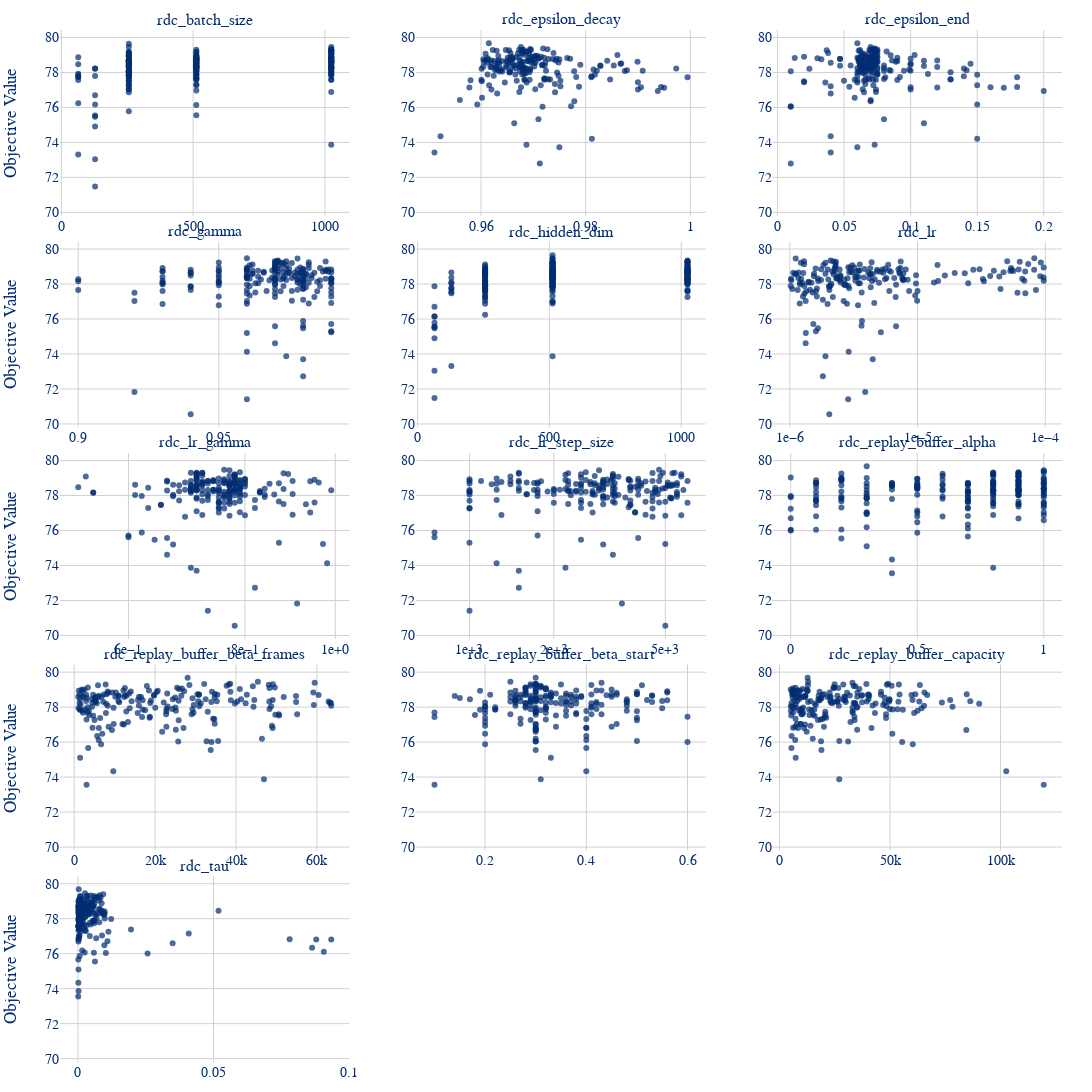

Here is the notebook cell this chart was saved with:
### Code cell
rdc_fig_slice_full = create_grid_slice_plot(
    study=rdc_aggregated_study,
    top_params=rdc_full_params,
    vertical_spacing=0.025
)
rdc_fig_slice_full.show()

### Figure 1 — Plotly figure (JSON) as saved in the notebook; plotly's stock layout.template omitted (floating-point values rounded to 4 significant figures; data arrays with more than 128 entries replaced by an {"elided": "..."} marker saying what was removed)
{"data": [{"marker": {"color": "#002D72", "opacity": 0.7}, "mode": "markers", "type": "scatter", "x": {"elided": "500 float values"}, "xaxis": "x", "y": {"elided": "500 float values"}, "yaxis": "y"}, {"marker": {"color": "#002D72", "opacity": 0.7}, "mode": "markers", "type": "scatter", "x": {"elided": "500 float values"}, "xaxis": "x2", "y": {"elided": "500 float values"}, "yaxis": "y2"}, {"marker": {"color": "#002D72", "opacity": 0.7}, "mode": "markers", "type": "scatter", "x": {"elided": "500 float values"}, "xaxis": "x3", "y": {"elided": "500 float values"}, "yaxis": "y3"}, {"marker": {"color": "#002D72", "opacity": 0.7}, "mode": "markers", "type": "scatter", "x": {"elided": "500 float values"}, "xaxis": "x4", "y": {"elided": "500 float values"}, "yaxis": "y4"}, {"marker": {"color": "#002D72", "opacity": 0.7}, "mode": "markers", "type": "scatter", "x": {"elided": "500 float values"}, "xaxis": "x5", "y": {"elided": "500 float values"}, "yaxis": "y5"}, {"marker": {"color": "#002D72", "opacity": 0.7}, "mode": "markers", "type": "scatter", "x": {"elided": "500 float values"}, "xaxis": "x6", "y": {"elided": "500 float values"}, "yaxis": "y6"}, {"marker": {"color": "#002D72", "opacity": 0.7}, "mode": "markers", "type": "scatter", "x": {"elided": "500 float values"}, "xaxis": "x7", "y": {"elided": "500 float values"}, "yaxis": "y7"}, {"marker": {"color": "#002D72", "opacity": 0.7}, "mode": "markers", "type": "scatter", "x": {"elided": "500 float values"}, "xaxis": "x8", "y": {"elided": "500 float values"}, "yaxis": "y8"}, {"marker": {"color": "#002D72", "opacity": 0.7}, "mode": "markers", "type": "scatter", "x": {"elided": "500 float values"}, "xaxis": "x9", "y": {"elided": "500 float values"}, "yaxis": "y9"}, {"marker": {"color": "#002D72", "opacity": 0.7}, "mode": "markers", "type": "scatter", "x": {"elided": "500 float values"}, "xaxis": "x10", "y": {"elided": "500 float values"}, "yaxis": "y10"}, {"marker": {"color": "#002D72", "opacity": 0.7}, "mode": "markers", "type": "scatter", "x": {"elided": "500 float values"}, "xaxis": "x11", "y": {"elided": "500 float values"}, "yaxis": "y11"}, {"marker": {"color": "#002D72", "opacity": 0.7}, "mode": "markers", "type": "scatter", "x": {"elided": "500 float values"}, "xaxis": "x12", "y": {"elided": "500 float values"}, "yaxis": "y12"}, {"marker": {"color": "#002D72", "opacity": 0.7}, "mode": "markers", "type": "scatter", "x": {"elided": "500 float values"}, "xaxis": "x13", "y": {"elided": "500 float values"}, "yaxis": "y13"}], "layout": {"annotations": [{"font": {"size": 16}, "showarrow": false, "text": "rdc_batch_size", "x": 0.1444, "xanchor": "center", "xref": "paper", "y": 1, "yanchor": "bottom", "yref": "paper"}, {"font": {"size": 16}, "showarrow": false, "text": "rdc_epsilon_decay", "x": 0.5, "xanchor": "center", "xref": "paper", "y": 1, "yanchor": "bottom", "yref": "paper"}, {"font": {"size": 16}, "showarrow": false, "text": "rdc_epsilon_end", "x": 0.8556, "xanchor": "center", "xref": "paper", "y": 1, "yanchor": "bottom", "yref": "paper"}, {"font": {"size": 16}, "showarrow": false, "text": "rdc_gamma", "x": 0.1444, "xanchor": "center", "xref": "paper", "y": 0.795, "yanchor": "bottom", "yref": "paper"}, {"font": {"size": 16}, "showarrow": false, "text": "rdc_hidden_dim", "x": 0.5, "xanchor": "center", "xref": "paper", "y": 0.795, "yanchor": "bottom", "yref": "paper"}, {"font": {"size": 16}, "showarrow": false, "text": "rdc_lr", "x": 0.8556, "xanchor": "center", "xref": "paper", "y": 0.795, "yanchor": "bottom", "yref": "paper"}, {"font": {"size": 16}, "showarrow": false, "text": "rdc_lr_gamma", "x": 0.1444, "xanchor": "center", "xref": "paper", "y": 0.59, "yanchor": "bottom", "yref": "paper"}, {"font": {"size": 16}, "showarrow": false, "text": "rdc_lr_step_size", "x": 0.5, "xanchor": "center", "xref": "paper", "y": 0.59, "yanchor": "bottom", "yref": "paper"}, {"font": {"size": 16}, "showarrow": false, "text": "rdc_replay_buffer_alpha", "x": 0.8556, "xanchor": "center", "xref": "paper", "y": 0.59, "yanchor": "bottom", "yref": "paper"}, {"font": {"size": 16}, "showarrow": false, "text": "rdc_replay_buffer_beta_frames", "x": 0.1444, "xanchor": "center", "xref": "paper", "y": 0.385, "yanchor": "bottom", "yref": "paper"}, {"font": {"size": 16}, "showarrow": false, "text": "rdc_replay_buffer_beta_start", "x": 0.5, "xanchor": "center", "xref": "paper", "y": 0.385, "yanchor": "bottom", "yref": "paper"}, {"font": {"size": 16}, "showarrow": false, "text": "rdc_replay_buffer_capacity", "x": 0.8556, "xanchor": "center", "xref": "paper", "y": 0.385, "yanchor": "bottom", "yref": "paper"}, {"font": {"size": 16}, "showarrow": false, "text": "rdc_tau", "x": 0.1444, "xanchor": "center", "xref": "paper", "y": 0.18, "yanchor": "bottom", "yref": "paper"}], "height": 2000, "margin": {"b": 30, "l": 60, "r": 30, "t": 30}, "showlegend": false, "width": 1350, "xaxis": {"anchor": "y", "domain": [0, 0.2889]}, "xaxis10": {"anchor": "y10", "domain": [0, 0.2889]}, "xaxis11": {"anchor": "y11", "domain": [0.3556, 0.6444]}, "xaxis12": {"anchor": "y12", "domain": [0.7111, 1]}, "xaxis13": {"anchor": "y13", "domain": [0, 0.2889]}, "xaxis14": {"anchor": "y14", "domain": [0.3556, 0.6444]}, "xaxis15": {"anchor": "y15", "domain": [0.7111, 1]}, "xaxis2": {"anchor": "y2", "domain": [0.3556, 0.6444]}, "xaxis3": {"anchor": "y3", "domain": [0.7111, 1]}, "xaxis4": {"anchor": "y4", "domain": [0, 0.2889]}, "xaxis5": {"anchor": "y5", "domain": [0.3556, 0.6444]}, "xaxis6": {"anchor": "y6", "domain": [0.7111, 1], "nticks": 3, "tickformat": ".0e", "type": "log"}, "xaxis7": {"anchor": "y7", "domain": [0, 0.2889], "nticks": 3, "tickformat": ".0e", "type": "log"}, "xaxis8": {"anchor": "y8", "domain": [0.3556, 0.6444], "nticks": 3, "tickformat": ".0e", "type": "log"}, "xaxis9": {"anchor": "y9", "domain": [0.7111, 1]}, "yaxis": {"anchor": "x", "domain": [0.82, 1], "title": {"text": "Objective Value"}}, "yaxis10": {"anchor": "x10", "domain": [0.205, 0.385], "title": {"text": "Objective Value"}}, "yaxis11": {"anchor": "x11", "domain": [0.205, 0.385]}, "yaxis12": {"anchor": "x12", "domain": [0.205, 0.385]}, "yaxis13": {"anchor": "x13", "domain": [0, 0.18], "title": {"text": "Objective Value"}}, "yaxis14": {"anchor": "x14", "domain": [0, 0.18]}, "yaxis15": {"anchor": "x15", "domain": [0, 0.18]}, "yaxis2": {"anchor": "x2", "domain": [0.82, 1]}, "yaxis3": {"anchor": "x3", "domain": [0.82, 1]}, "yaxis4": {"anchor": "x4", "domain": [0.615, 0.795], "title": {"text": "Objective Value"}}, "yaxis5": {"anchor": "x5", "domain": [0.615, 0.795]}, "yaxis6": {"anchor": "x6", "domain": [0.615, 0.795]}, "yaxis7": {"anchor": "x7", "domain": [0.41, 0.59], "title": {"text": "Objective Value"}}, "yaxis8": {"anchor": "x8", "domain": [0.41, 0.59]}, "yaxis9": {"anchor": "x9", "domain": [0.41, 0.59]}}}
